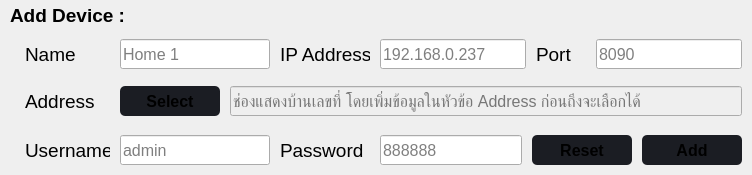
                                  <widget class="QFrame" name="frame_top_add_cam">
                                   <property name="minimumSize">
                                    <size>
                                     <width>0</width>
                                     <height>175</height>
                                    </size>
                                   </property>
                                   <property name="maximumSize">
                                    <size>
                                     <width>16777215</width>
                                     <height>175</height>
                                    </size>
                                   </property>
                                   <property name="frameShadow">
                                    <enum>QFrame::Raised</enum>
                                   </property>
                                   <layout class="QVBoxLayout" name="layout_frame_top_add_cam">
                                    <property name="spacing">
                                     <number>0</number>
                                    </property>
                                    <property name="leftMargin">
                                     <number>10</number>
                                    </property>
                                    <property name="topMargin">
                                     <number>0</number>
                                    </property>
                                    <property name="rightMargin">
                                     <number>10</number>
                                    </property>
                                    <property name="bottomMargin">
                                     <number>0</number>
                                    </property>
                                    <item>
                                     <widget class="QLabel" name="label_top_add_cam">
                                      <property name="enabled">
                                       <bool>true</bool>
                                      </property>
                                      <property name="minimumSize">
                                       <size>
                                        <width>0</width>
                                        <height>30</height>
                                       </size>
                                      </property>
                                      <property name="maximumSize">
                                       <size>
                                        <width>16777215</width>
                                        <height>30</height>
                                       </size>
                                      </property>
                                      <property name="font">
                                       <font>
                                        <pointsize>14</pointsize>
                                        <weight>75</weight>
                                        <bold>true</bold>
                                       </font>
                                      </property>
                                      <property name="text">
                                       <string>Add Device :</string>
                                      </property>
                                     </widget>
                                    </item>
                                    <item>
                                     <widget class="QFrame" name="frame_top_add_cam_4">
                                      <property name="frameShadow">
                                       <enum>QFrame::Raised</enum>
                                      </property>
                                      <layout class="QHBoxLayout" name="layout_frame_top_add_cam_9">
                                       <property name="spacing">
                                        <number>10</number>
                                       </property>
                                       <property name="leftMargin">
                                        <number>15</number>
                                       </property>
                                       <property name="topMargin">
                                        <number>0</number>
                                       </property>
                                       <property name="rightMargin">
                                        <number>0</number>
                                       </property>
                                       <property name="bottomMargin">
                                        <number>0</number>
                                       </property>
                                       <item>
                                        <widget class="QLabel" name="label_add_cam_name">
                                         <property name="minimumSize">
                                          <size>
                                           <width>85</width>
                                           <height>0</height>
                                          </size>
                                         </property>
                                         <property name="maximumSize">
                                          <size>
                                           <width>85</width>
                                           <height>16777215</height>
                                          </size>
                                         </property>
                                         <property name="font">
                                          <font>
                                           <pointsize>14</pointsize>
                                          </font>
                                         </property>
                                         <property name="text">
                                          <string>Name</string>
                                         </property>
                                        </widget>
                                       </item>
                                       <item>
                                        <widget class="QLineEdit" name="lineEdit_add_cam_name">
                                         <property name="minimumSize">
                                          <size>
                                           <width>150</width>
                                           <height>30</height>
                                          </size>
                                         </property>
                                         <property name="maximumSize">
                                          <size>
                                           <width>150</width>
                                           <height>16777215</height>
                                          </size>
                                         </property>
                                         <property name="font">
                                          <font>
                                           <pointsize>12</pointsize>
                                          </font>
                                         </property>
                                         <property name="placeholderText">
                                          <string>Home 1</string>
                                         </property>
                                        </widget>
                                       </item>
                                       <item>
                                        <widget class="QLabel" name="label_add_cam_ip">
                                         <property name="minimumSize">
                                          <size>
                                           <width>90</width>
                                           <height>0</height>
                                          </size>
                                         </property>
                                         <property name="maximumSize">
                                          <size>
                                           <width>90</width>
                                           <height>16777215</height>
                                          </size>
                                         </property>
                                         <property name="font">
                                          <font>
                                           <pointsize>14</pointsize>
                                          </font>
                                         </property>
                                         <property name="text">
                                          <string>IP Address</string>
                                         </property>
                                        </widget>
                                       </item>
                                       <item>
                                        <widget class="QLineEdit" name="lineEdit_add_cam_ip">
                                         <property name="minimumSize">
                                          <size>
                                           <width>0</width>
                                           <height>30</height>
                                          </size>
                                         </property>
                                         <property name="maximumSize">
                                          <size>
                                           <width>16777215</width>
                                           <height>16777215</height>
                                          </size>
                                         </property>
                                         <property name="font">
                                          <font>
                                           <pointsize>12</pointsize>
                                          </font>
                                         </property>
                                         <property name="text">
                                          <string/>
                                         </property>
                                         <property name="placeholderText">
                                          <string>192.168.0.237</string>
                                         </property>
                                        </widget>
                                       </item>
                                       <item>
                                        <widget class="QLabel" name="label_add_cam_port">
                                         <property name="minimumSize">
                                          <size>
                                           <width>50</width>
                                           <height>0</height>
                                          </size>
                                         </property>
                                         <property name="maximumSize">
                                          <size>
                                           <width>50</width>
                                           <height>16777215</height>
                                          </size>
                                         </property>
                                         <property name="font">
                                          <font>
                                           <pointsize>14</pointsize>
                                          </font>
                                         </property>
                                         <property name="text">
                                          <string>Port</string>
                                         </property>
                                        </widget>
                                       </item>
                                       <item>
                                        <widget class="QLineEdit" name="lineEdit_add_cam_port">
                                         <property name="minimumSize">
                                          <size>
                                           <width>0</width>
                                           <height>30</height>
                                          </size>
                                         </property>
                                         <property name="maximumSize">
                                          <size>
                                           <width>150</width>
                                           <height>16777215</height>
                                          </size>
                                         </property>
                                         <property name="font">
                                          <font>
                                           <pointsize>12</pointsize>
                                          </font>
                                         </property>
                                         <property name="placeholderText">
                                          <string>8090</string>
                                         </property>
                                        </widget>
                                       </item>
                                      </layout>
                                     </widget>
                                    </item>
                                    <item>
                                     <widget class="QFrame" name="frame_top_add_cam_2">
                                      <property name="frameShadow">
                                       <enum>QFrame::Raised</enum>
                                      </property>
                                      <layout class="QHBoxLayout" name="layout_frame_top_add_cam_2">
                                       <property name="spacing">
                                        <number>10</number>
                                       </property>
                                       <property name="leftMargin">
                                        <number>15</number>
                                       </property>
                                       <property name="topMargin">
                                        <number>0</number>
                                       </property>
                                       <property name="rightMargin">
                                        <number>0</number>
                                       </property>
                                       <property name="bottomMargin">
                                        <number>0</number>
                                       </property>
                                       <item>
                                        <widget class="QLabel" name="label_add_cam_position">
                                         <property name="minimumSize">
                                          <size>
                                           <width>85</width>
                                           <height>0</height>
                                          </size>
                                         </property>
                                         <property name="maximumSize">
                                          <size>
                                           <width>85</width>
                                           <height>16777215</height>
                                          </size>
                                         </property>
                                         <property name="font">
                                          <font>
                                           <pointsize>14</pointsize>
                                          </font>
                                         </property>
                                         <property name="text">
                                          <string>Address</string>
                                         </property>
                                        </widget>
                                       </item>
                                       <item>
                                        <widget class="QPushButton" name="btn_select_address">
                                         <property name="minimumSize">
                                          <size>
                                           <width>100</width>
                                           <height>30</height>
                                          </size>
                                         </property>
                                         <property name="maximumSize">
                                          <size>
                                           <width>100</width>
                                           <height>16777215</height>
                                          </size>
                                         </property>
                                         <property name="font">
                                          <font>
                                           <pointsize>12</pointsize>
                                           <weight>75</weight>
                                           <bold>true</bold>
                                          </font>
                                         </property>
                                         <property name="styleSheet">
                                          <string notr="true">QPushButton {
	background-position: center;
	background-repeat: no-reperat;
	background-color: rgb(27, 29, 35);
	border-radius: 5px;
}
QPushButton:hover {
	background-color: rgb(33, 37, 43);
}
QPushButton:pressed {	
	background-color: rgb(85, 170, 255);
}</string>
                                         </property>
                                         <property name="text">
                                          <string>Select</string>
                                         </property>
                                        </widget>
                                       </item>
                                       <item>
                                        <widget class="QLineEdit" name="lineEdit_add_cam_position">
                                         <property name="enabled">
                                          <bool>false</bool>
                                         </property>
                                         <property name="minimumSize">
                                          <size>
                                           <width>0</width>
                                           <height>30</height>
                                          </size>
                                         </property>
                                         <property name="font">
                                          <font>
                                           <pointsize>12</pointsize>
                                          </font>
                                         </property>
                                         <property name="placeholderText">
                                          <string>ช่องแสดงบ้านเลขที่ โดยเพิ่มข้อมูลในหัวข้อ Address ก่อนถึงจะเลือกได้</string>
                                         </property>
                                        </widget>
                                       </item>
                                      </layout>
                                     </widget>
                                    </item>
                                    <item>
                                     <widget class="QFrame" name="frame_top_add_cam_3">
                                      <property name="minimumSize">
                                       <size>
                                        <width>0</width>
                                        <height>50</height>
                                       </size>
                                      </property>
                                      <property name="maximumSize">
                                       <size>
                                        <width>16777215</width>
                                        <height>50</height>
                                       </size>
                                      </property>
                                      <property name="frameShadow">
                                       <enum>QFrame::Raised</enum>
                                      </property>
                                      <layout class="QHBoxLayout" name="layout_frame_top_add_cam_3">
                                       <property name="spacing">
                                        <number>10</number>
                                       </property>
                                       <property name="leftMargin">
                                        <number>15</number>
                                       </property>
                                       <property name="topMargin">
                                        <number>0</number>
                                       </property>
                                       <property name="rightMargin">
                                        <number>0</number>
                                       </property>
                                       <property name="bottomMargin">
                                        <number>0</number>
                                       </property>
                                       <item>
                                        <widget class="QLabel" name="label_add_cam_username">
                                         <property name="minimumSize">
                                          <size>
                                           <width>85</width>
                                           <height>0</height>
                                          </size>
                                         </property>
                                         <property name="maximumSize">
                                          <size>
                                           <width>85</width>
                                           <height>16777215</height>
                                          </size>
                                         </property>
                                         <property name="font">
                                          <font>
                                           <pointsize>14</pointsize>
                                          </font>
                                         </property>
                                         <property name="text">
                                          <string>Username</string>
                                         </property>
                                        </widget>
                                       </item>
                                       <item>
                                        <widget class="QLineEdit" name="lineEdit_add_cam_username">
                                         <property name="minimumSize">
                                          <size>
                                           <width>150</width>
                                           <height>30</height>
                                          </size>
                                         </property>
                                         <property name="maximumSize">
                                          <size>
                                           <width>150</width>
                                           <height>16777215</height>
                                          </size>
                                         </property>
                                         <property name="font">
                                          <font>
                                           <pointsize>12</pointsize>
                                          </font>
                                         </property>
                                         <property name="placeholderText">
                                          <string>admin</string>
                                         </property>
                                        </widget>
                                       </item>
                                       <item>
                                        <widget class="QLabel" name="label_add_cam_password">
                                         <property name="minimumSize">
                                          <size>
                                           <width>90</width>
                                           <height>0</height>
                                          </size>
                                         </property>
                                         <property name="maximumSize">
                                          <size>
                                           <width>90</width>
                                           <height>16777215</height>
                                          </size>
                                         </property>
                                         <property name="font">
                                          <font>
                                           <pointsize>14</pointsize>
                                          </font>
                                         </property>
                                         <property name="text">
                                          <string>Password</string>
                                         </property>
                                        </widget>
                                       </item>
                                       <item>
                                        <widget class="QLineEdit" name="lineEdit_add_cam_password">
                                         <property name="minimumSize">
                                          <size>
                                           <width>0</width>
                                           <height>30</height>
                                          </size>
                                         </property>
                                         <property name="maximumSize">
                                          <size>
                                           <width>16777215</width>
                                           <height>16777215</height>
                                          </size>
                                         </property>
                                         <property name="font">
                                          <font>
                                           <pointsize>12</pointsize>
                                          </font>
                                         </property>
                                         <property name="inputMethodHints">
                                          <set>Qt::ImhNone</set>
                                         </property>
                                         <property name="placeholderText">
                                          <string>888888</string>
                                         </property>
                                        </widget>
                                       </item>
                                       <item>
                                        <widget class="QPushButton" name="btn_add_cam_reset">
                                         <property name="minimumSize">
                                          <size>
                                           <width>100</width>
                                           <height>30</height>
                                          </size>
                                         </property>
                                         <property name="maximumSize">
                                          <size>
                                           <width>100</width>
                                           <height>16777215</height>
                                          </size>
                                         </property>
                                         <property name="font">
                                          <font>
                                           <pointsize>12</pointsize>
                                           <weight>75</weight>
                                           <bold>true</bold>
                                          </font>
                                         </property>
                                         <property name="styleSheet">
                                          <string notr="true">QPushButton {
	background-position: center;
	background-repeat: no-reperat;
	background-color: rgb(27, 29, 35);
	border-radius: 5px;
}
QPushButton:hover {
	background-color: rgb(33, 37, 43);
}
QPushButton:pressed {	
	background-color: rgb(85, 170, 255);
}</string>
                                         </property>
                                         <property name="text">
                                          <string>Reset</string>
                                         </property>
                                        </widget>
                                       </item>
                                       <item>
                                        <widget class="QPushButton" name="btn_add_cam">
                                         <property name="minimumSize">
                                          <size>
                                           <width>100</width>
                                           <height>30</height>
                                          </size>
                                         </property>
                                         <property name="maximumSize">
                                          <size>
                                           <width>100</width>
                                           <height>16777215</height>
                                          </size>
                                         </property>
                                         <property name="font">
                                          <font>
                                           <pointsize>12</pointsize>
                                           <weight>75</weight>
                                           <bold>true</bold>
                                          </font>
                                         </property>
                                         <property name="layoutDirection">
                                          <enum>Qt::LeftToRight</enum>
                                         </property>
                                         <property name="styleSheet">
                                          <string notr="true">QPushButton {
	background-position: center;
	background-repeat: no-reperat;
	background-color: rgb(27, 29, 35);
	border-radius: 5px;
}
QPushButton:hover {
	background-color: rgb(33, 37, 43);
}
QPushButton:pressed {	
	background-color: rgb(85, 170, 255);
}</string>
                                         </property>
                                         <property name="text">
                                          <string>Add</string>
                                         </property>
                                        </widget>
                                       </item>
                                      </layout>
                                     </widget>
                                    </item>
                                   </layout>
                                  </widget>
